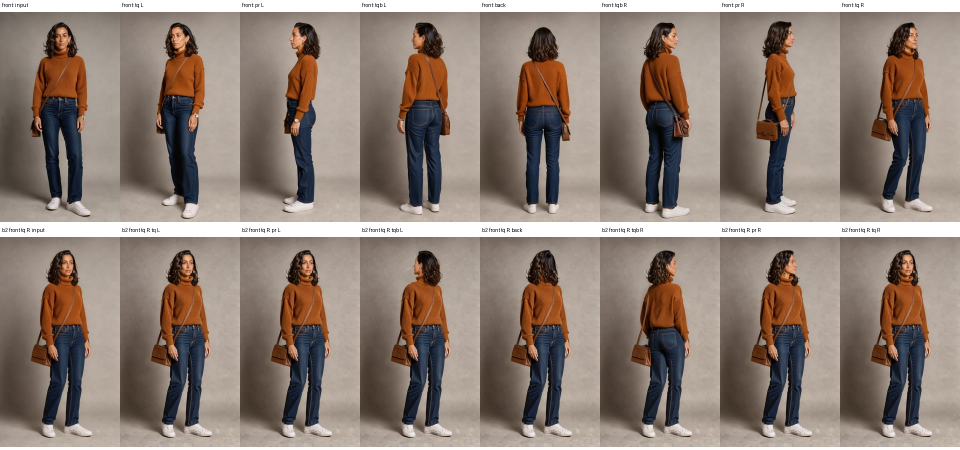
#> input picture .agents/mpi-kanban/tasks/MPI-1039/research/sheets/body_b3.jpg, 1920 x 900 px, given in place of mpi1041f2_ref_bikinicut.png, which was not available (shown at 1/2 size)
$ python qf2h.py out.png
#> lines starting #> are read from the running program, lines starting #| are printed output that depends on the picture
### .agents/mpi-kanban/tasks/MPI-1041/research/bench-tools/phaseF/qf2e.py
"""MPI-1041 F2 round 4: Fabio's CUT-OUT reference (a bikini, no person, composite_003.png) on his sheet (flowCSFI_002.png).
His run with the shipped string kept the jeans and missed the back. Tests: (B) all three views named + "replacing all
of the clothes, top and bottom" (safe to name the back now: no second figure in the picture), (C) round 1's shape +
the same replace clause, (Bc) B with the cut-out cropped tight. Shipped graph, Input_Reference true, lock 1.
usage: qf2e.py <out>. Under gpu_lease only.
"""
import os, shutil, sys
sys.path.insert(0, os.path.dirname(os.path.abspath(__file__)))
import qf2
from PIL import Image

PROJ = 'C:/Users/Fabio/Documents/Cubric Studio/Projects/Qwen 2.1/Media'
SHEET, REF, REFC = 'mpi1041f2_fabio2_sheet.png', 'mpi1041f2_ref_bikinicut.png', 'mpi1041f2_ref_bikinicrop.png'
REPLACE = ', replacing all of the clothes the character wears now, top and bottom'
KEEP = 'Keep everything else exactly as it is.'
B = ('Dress the character in the outfit from the reference picture' + REPLACE + '. The front view, the back view and '
     'the close-up portrait on the right all show the same outfit. ' + KEEP)
C = ('Dress the character in the outfit from the reference picture' + REPLACE + '. Dress the character the same way '
     'in the close-up portrait on the right. ' + KEEP)


def stage():
    if not os.path.exists(f'{qf2.IN}/{SHEET}'):
        shutil.copy(f'{PROJ}/flowCSFI_002.png', f'{qf2.IN}/{SHEET}')
    if not os.path.exists(f'{qf2.IN}/{REF}'):
        shutil.copy(f'{PROJ}/composite_003.png', f'{qf2.IN}/{REF}')
    if not os.path.exists(f'{qf2.IN}/{REFC}'):
        Image.open(f'{qf2.IN}/{REF}').crop((400, 500, 830, 1260)).save(f'{qf2.IN}/{REFC}')
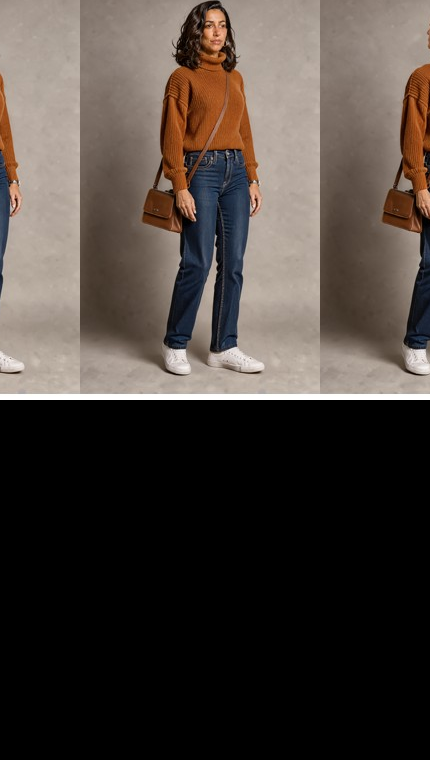
#> saved as mpi1041f2_ref_bikinicrop.png: PIL image 430x760 RGB; mean R, G, B 72.9, 64.5, 59


# [7 lines left out: function cases, not called in this run]


# [11 lines that do not run on import are left out]

### .agents/mpi-kanban/tasks/MPI-1041/research/bench-tools/phaseF/qf2.py
"""MPI-1041 F2 bench: an optional REFERENCE picture (outfit / accessory / hairstyle) as a second Klein reference latent.
usage: qf2.py refs <out_dir>         make the reference pictures with Klein t2i (bench graph klein9b_edit_api.json)
       qf2.py edit <out_dir> [only]  the app graph + a second ReferenceLatent fed by Input_Image_2 (bench copy, never the app file)
Run ONLY under gpu_lease.
"""
import copy, json, os, shutil, subprocess, sys

REPO = 'C:/AI/Mpi/Cubric-Vision'
RUN_API = REPO + '/.agents/mpi-kanban/tasks/MPI-1042/research/bench-tools/run_api.py'
API = REPO + '/comfy_workflows/flow_character_sheet_edit.json'
KLEIN_API = 'G:/ComfyUi/ComfyUI/output/mpi1041_q1/klein9b_edit_api.json'
IN = 'G:/ComfyUi/ComfyUI/input'
SHEETS = {'fabio': 'mpi1041f1_fabio_sheet.png', 'photo': 'mpi1042art_cafe2_sheet.png', 'fisher': 'mpi1042art_fisher_sheet.png'}
KEEP = 'Keep everything else exactly as it is.'

REFS = {   # tag: t2i prompt (front view only, as a user's product / outfit photo would be)
    'dress': ('A product photo of a red dress with a keyhole neckline, long sleeves and a long flowing skirt, on a dress '
              'form, front view, plain light grey background, studio lighting.'),
    'jacket': ('A front-view fashion photo of a man wearing a green quilted jacket, a yellow and navy striped scarf and brown '
               'corduroy trousers, standing, plain white background.'),
    'hat': 'A product photo of a black wide-brimmed fedora hat, plain white background, studio lighting.',
    'pixie': ('A portrait photo of a woman with a platinum blonde pixie cut haircut, front view, plain grey background.'),
}


# [26 lines left out: functions build_ref_graph, clothes_ref, not called in this run]


def acc_ref():
    return ('Give the character the accessory from the reference picture. Make the same change in the close-up portrait '
            'on the right. ' + KEEP)


def hair_ref():
    return ('Give the character the hairstyle and hair color from the reference picture. Make the same change in the '
            'close-up portrait on the right. ' + KEEP)


# [12 lines left out: function cases, not called in this run]


def run(out, spec, tag):
    p = f'{out}/spec_{tag}.json'
    json.dump(spec, open(p, 'w', encoding='utf-8'), indent=1)
    if subprocess.run([sys.executable, RUN_API, out, p]).returncode:
        print('CASE FAILED', tag, flush=True)


# [24 lines left out: functions phase_refs, phase_edit, not called in this run]


# [7 lines that do not run on import are left out]

### .agents/mpi-kanban/tasks/MPI-1041/research/bench-tools/phaseF/qf2h.py
"""MPI-1041 F2 round 7: Fabio's bikini cut-out WITH words "the floral bikini" on the CURRENT shipped string (round 3
shape, no take-off clause). Round 5's W passed with C's replace clause; this checks the plain string without it.
usage: qf2h.py <out>. Under gpu_lease only.
"""
import os, sys
sys.path.insert(0, os.path.dirname(os.path.abspath(__file__)))
import qf2
import qf2e

CUR = ('Dress the character in the outfit from the reference picture: the floral bikini. Dress the character the same '
       'way in the close-up portrait on the right. Keep everything else exactly as it is.')

if __name__ == '__main__':
    out = sys.argv[1]
    os.makedirs(out, exist_ok=True)
    qf2e.stage()
    for seed in (42, 7):
        tag = f'w7_cur_s{seed}'
        if os.path.exists(f'{out}/{tag}.png'):
            print(tag, 'exists, skipped', flush=True)
            continue
        qf2.run(out, [{'tag': tag, 'api': qf2.API, 'set': {
            'Input_Image': {'string': qf2e.SHEET}, 'Input_Image_2': {'string': qf2e.REF}, 'Input_Reference': {'boolean': True},
            'Input_Positive': {'string': CUR}, 'Input_Seed': {'int': seed}, 'Input_Lock': {'int': 1}}}], tag)

$ run again, on .agents/mpi-kanban/tasks/MPI-1039/research/sheets/body_b5.jpg
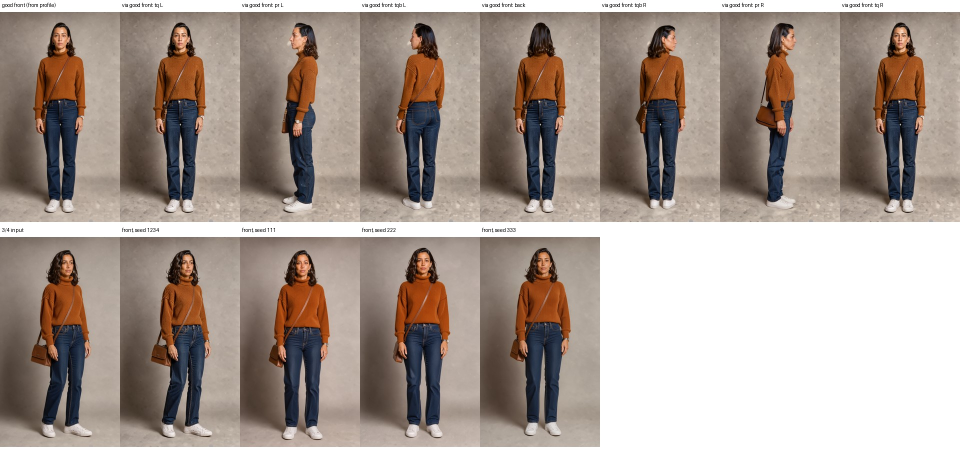
#> input picture .agents/mpi-kanban/tasks/MPI-1039/research/sheets/body_b5.jpg, 1920 x 900 px, given in place of mpi1041f2_ref_bikinicut.png, which was not available (shown at 1/2 size)
#> in stage, `Image.open(f'{qf2.IN}/{REF}').crop((400, 500, 830, 1260)).save(f'{qf2...`:
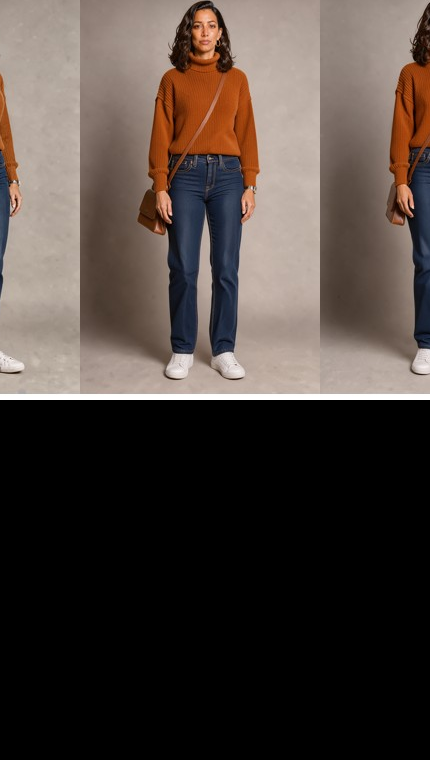
#> saved as mpi1041f2_ref_bikinicrop.png: PIL image 430x760 RGB; mean R, G, B 75.3, 65.2, 59.8

$ run again, on .agents/mpi-kanban/tasks/MPI-1039/research/sheets/body_b6_good.jpg
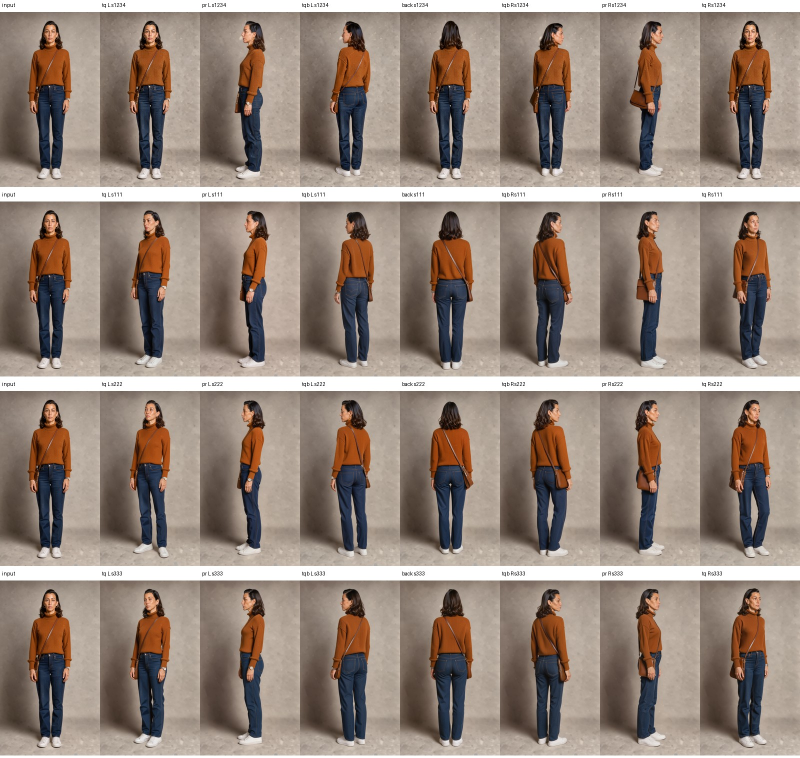
#> input picture .agents/mpi-kanban/tasks/MPI-1039/research/sheets/body_b6_good.jpg, 1600 x 1516 px, given in place of mpi1041f2_ref_bikinicut.png, which was not available (shown at 1/2 size)
#> in stage, `Image.open(f'{qf2.IN}/{REF}').crop((400, 500, 830, 1260)).save(f'{qf2...`:
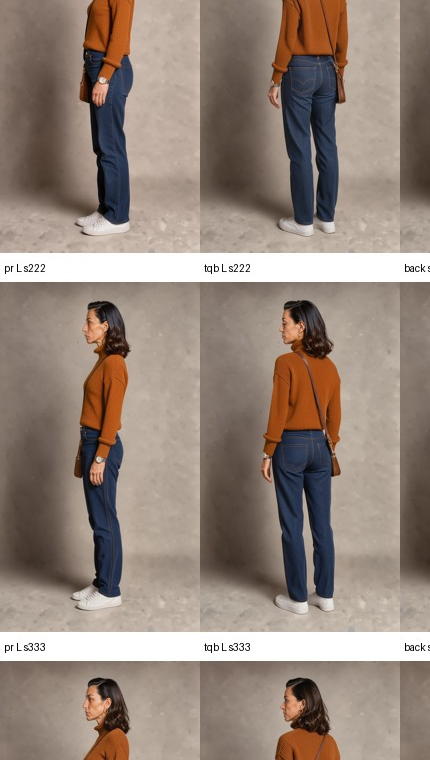
#> saved as mpi1041f2_ref_bikinicrop.png: PIL image 430x760 RGB; mean R, G, B 148.3, 132.9, 122.4
